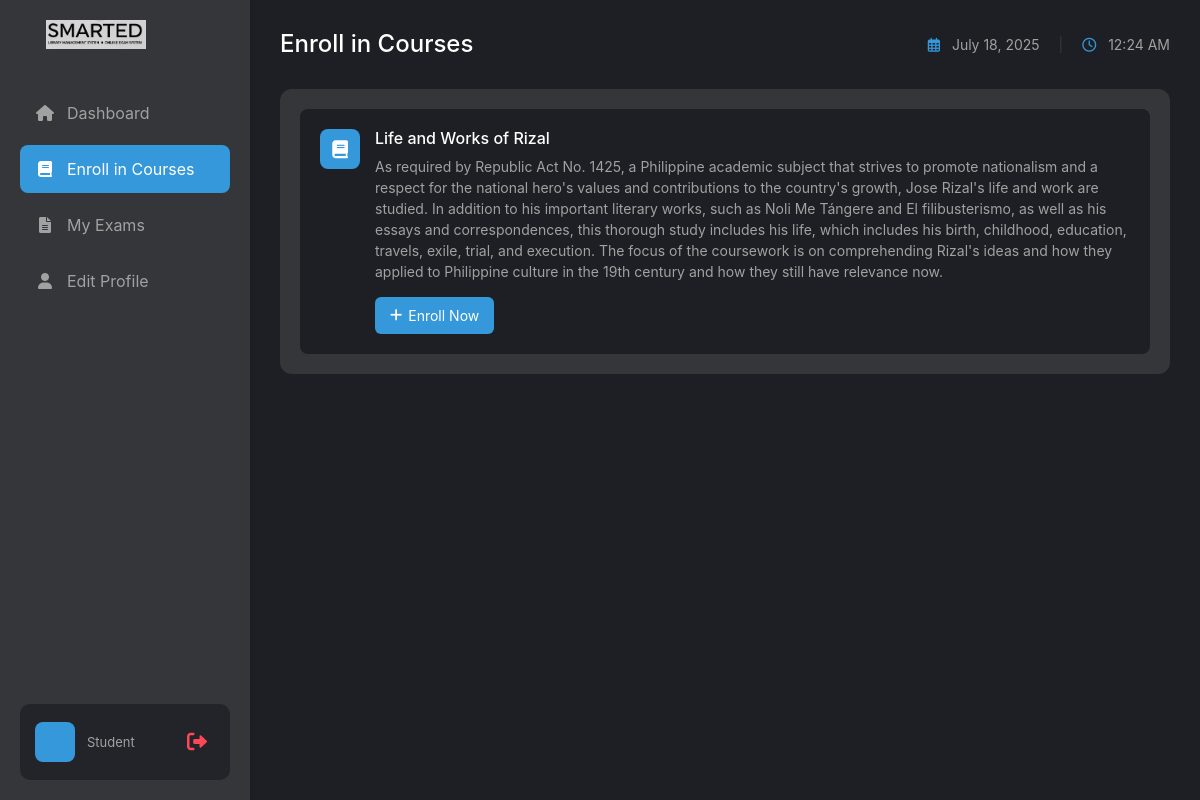
Before: /exam/student/enroll_courses.php with the older database file.
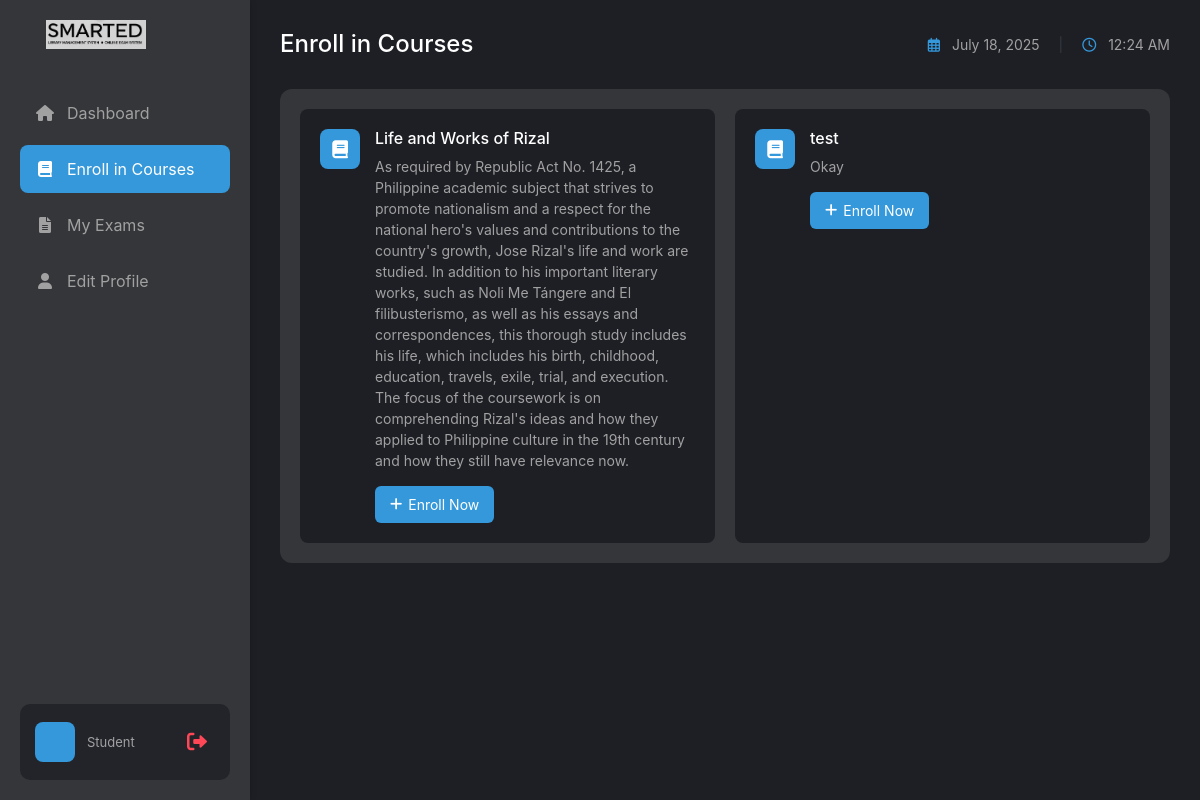
After: the same page with the newer database file.
### tables this page shows
CREATE TABLE `courses` (
  `course_id` int(11) NOT NULL,
  `course_name` varchar(255) NOT NULL,
  `description` text DEFAULT NULL,
  `created_at` timestamp NOT NULL DEFAULT current_timestamp()
);

### exam/student/enroll_courses.php (the view, shortened to what the changed rows need)
<?php
require_once '../../shared/db_connect.php';
$student_id = $_SESSION['student_id'];
$stmt = $pdo->prepare("SELECT c.course_id, c.course_name, c.description,
                        (SELECT COUNT(*) FROM enrollments e WHERE e.course_id = c.course_id AND e.student_id = ?) AS is_enrolled,
                        (SELECT is_approved FROM enrollments e WHERE e.course_id = c.course_id AND e.student_id = ?) AS is_approved
                        FROM courses c");
$stmt->execute([$student_id, $student_id]);
$courses = $stmt->fetchAll(PDO::FETCH_ASSOC);
?>
<!DOCTYPE html>
<html lang="en">
<head>
    <link href="https://cdn.jsdelivr.net/npm/bootstrap@5.1.3/dist/css/bootstrap.min.css" rel="stylesheet">
    <link rel="stylesheet" href="https://cdnjs.cloudflare.com/ajax/libs/font-awesome/6.0.0/css/all.min.css">
    <link rel="stylesheet" href="../assets/css/styles.css">
</head>
<body class="dashboard-layout">
    <div class="main-content">
        <div class="content-header">
            <h1>Enroll in Courses</h1>
        </div>
        <div class="dashboard-section">
            <div class="courses-grid">
                <?php foreach ($courses as $course): ?>
                    <div class="course-card">
                        <div class="course-icon">
                            <i class="fas fa-book"></i>
                        </div>
                        <div class="course-content">
                            <h4><?php echo htmlspecialchars($course['course_name']); ?></h4>
                            <p class="course-description"><?php echo htmlspecialchars($course['description']); ?></p>
                            <?php if ($course['is_enrolled'] > 0): ?>
                                <?php if ($course['is_approved'] == 1): ?>
                                    <div class="enrollment-status enrolled">
                                        <i class="fas fa-check-circle"></i>
                                        <span>Enrolled</span>
                                    </div>
                                <?php else: ?>
                                    <div class="enrollment-status pending">
                                        <i class="fas fa-clock"></i>
                                        <span>Pending Approval</span>
                                    </div>
                                <?php endif; ?>
                            <?php else: ?>
                                <form method="POST" action="" class="enroll-form">
                                    <button type="submit" name="enroll" class="btn-enroll">
                                        <i class="fas fa-plus"></i> Enroll Now
                                    </button>
                                </form>
                            <?php endif; ?>
                        </div>
                    </div>
                <?php endforeach; ?>
            </div>
        </div>
    </div>
</body>
</html>

Changed rows visible on the page:
added courses: course_name "test", description "Okay"
